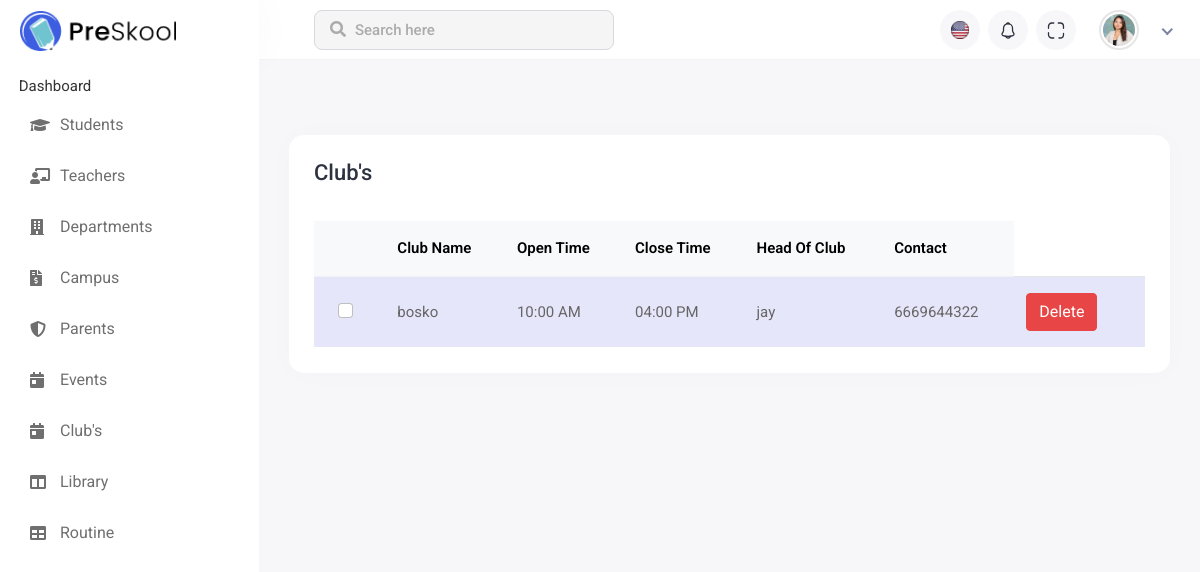
The app's page /club_page/, older data.
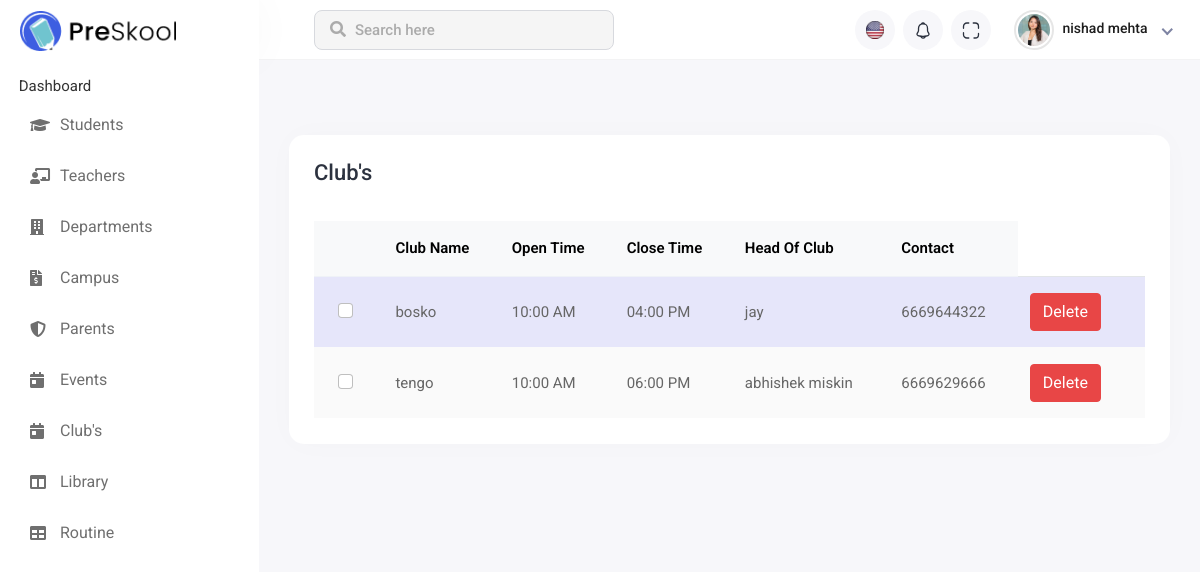
The same page, newer data.
### Institute_Management_App/models.py (models this page shows, shortened)
class Club(models.Model):
    Club_Name=models.CharField(max_length=50)
    Open_Time=models.CharField(max_length=50,default='10:00 AM')
    Close_Time=models.CharField(max_length=50,default='04:00 PM')
    Head_Of_Club=models.CharField(max_length=50,default=str())
    Contact=models.CharField(max_length=10,default=str())
    class Meta:
        db_table = 'club'

class Common(models.Model):
    Master=models.ForeignKey(Master, on_delete=models.CASCADE)
    Name=models.CharField(max_length=50)
    DateOfBirth=models.DateField(default='2022-11-21')
    DateOfJoining=models.DateField(default='2022-11-21')
    Address=models.CharField(max_length=100)
    class Meta:
        db_table="common"

### Institute_Management_App/views.py (the view)
# urls.py: path('club_page/',club_page,name='club_page'),
def club_page(request):
    club_data(request) #load club data
    return render(request,'club_page.html', data)

### Institute_Management_App/views.py (called while the page is built)
def club_data(request):
    print(request.POST)
    club = Club.objects.all()
    data['club'] = club

### Institute_Management_App/templates/club_page.html (shortened to what the changed rows need)
{% extends 'base.html' %}
{% load static %}
{% block main_content %}
<div class="main-wrapper">
    <div class="header">
        <ul class="nav user-menu">
            <li class="nav-item dropdown has-arrow new-user-menus">
                <a href="#" class="dropdown-toggle nav-link" data-bs-toggle="dropdown">
                    <span class="user-img">
                        <div class="user-text">
                            <h6>{{user_data.first_name}} {{user_data.last_name}}</h6>
                        </div>
                    </span>
                </a>
            </li>
        </ul>
    </div> <br><br>
    <div class="page-wrapper">
        <div class="content container-fluid">
            <div class="row">
                <div class="col-sm-12">
                    <div class="card card-table comman-shadow">
                        <div class="card-body">
                            <div class="table-responsive">
                                <table
                                    class="table border-0 star-student table-hover table-center mb-0 datatable table-striped">
                                    <thead class="student-thread">
                                        <tr>
                                            <th>
                                            </th>
                                            <th>Club Name</th>
                                            <th>Open Time</th>
                                            <th>Close Time</th>
                                            <th>Head Of Club</th>
                                            <th>Contact</th>
                                        </tr>
                                    </thead>
                                    <tbody>
                                        {% for S_data in club %}
                                        <tr>
                                            <td>
                                                <div class="form-check check-tables">
                                                    <input class="form-check-input" type="checkbox" value="something">
                                                </div>
                                            </td>
                                            <td>{{S_data.Club_Name}}</td>
                                            <td>{{S_data.Open_Time}}</td>
                                            <td>{{S_data.Close_Time}}</td>
                                            <td>{{S_data.Head_Of_Club}}</td>
                                            <td>{{S_data.Contact}}</td>
                                            <td><button class="btn btn-danger"><a style="color: white;" href="{% url 'club_delete' club_name=S_data.Club_Name %}">Delete</a></button</td>
                                        </tr>
                                        {% endfor %}
                                    </tbody>
                                </table>
                            </div>
                        </div>
                    </div>
                </div>
            </div>
        </div>
    </div>
</div>
{% endblock %}

Row changes from the older to the newer data that the page shows:
now on this page (row unchanged): Common: first_name "nishad", last_name "mehta"
added Club: Club_Name "tengo", Open_Time "10:00 AM", Close_Time "06:00 PM", Head_Of_Club "abhishek miskin", Contact "6669629666"
